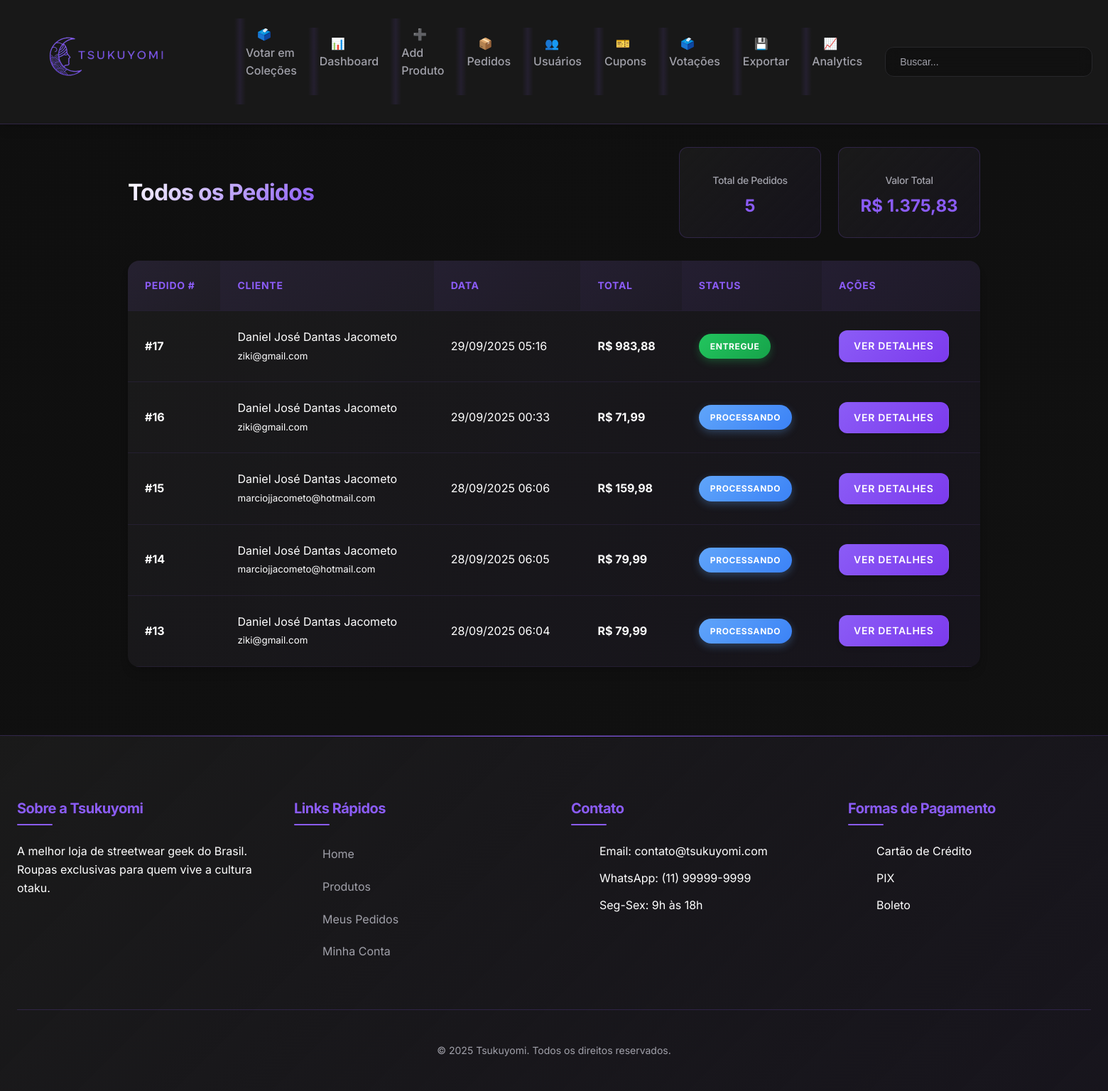
The page /public/index.php?action=all_orders (signed in) on the database its author committed.
### tables this page shows
CREATE TABLE `orders` (
  `id` int(11) NOT NULL,
  `user_id` int(11) NOT NULL,
  `total_amount` decimal(10,2) NOT NULL,
  `status` enum('pending','processing','shipped','delivered','cancelled') DEFAULT 'pending',
  `payment_method` varchar(50) DEFAULT NULL,
  `shipping_address` text DEFAULT NULL,
  `created_at` timestamp NOT NULL DEFAULT current_timestamp(),
  `updated_at` timestamp NOT NULL DEFAULT current_timestamp() ON UPDATE current_timestamp()
);

CREATE TABLE `users` (
  `id` int(11) NOT NULL,
  `name` varchar(100) NOT NULL,
  `email` varchar(100) NOT NULL,
  `password` varchar(255) NOT NULL,
  `phone` varchar(20) DEFAULT NULL,
  `address` varchar(255) DEFAULT NULL,
  `city` varchar(100) DEFAULT NULL,
  `state` varchar(2) DEFAULT NULL,
  `zip_code` varchar(10) DEFAULT NULL,
  `user_type` enum('customer','admin') DEFAULT 'customer',
  `created_at` timestamp NOT NULL DEFAULT current_timestamp()
);

### controllers/OrderController.php (called while the page is built, shortened)
<?php
require_once '../factories/ModelFactory.php';
class OrderController {
    private $orderFactory;
    public function __construct() {
        $factoryManager = FactoryManager::getInstance();
        $this->orderFactory = $factoryManager->getFactory('order');
    }
    public function allOrders() {
        $order = $this->orderFactory->createModel();
        $stmt = $order->getAllOrders();
        $orders = $stmt->fetchAll(PDO::FETCH_ASSOC);
        include '../views/admin/orders/index.php';
    }
}
?>

### factories/ModelFactory.php (called while the page is built, shortened)
<?php
require_once __DIR__ . '/../config/database.php';
require_once __DIR__ . '/../models/Order.php';
abstract class ModelFactory {
    public function __construct() {
        $database = new Database();
        $this->db = $database->getConnection();
    }
}
class OrderFactory extends ModelFactory {
    public function createModel() {
        return new Order($this->db);
    }
}
class FactoryManager {
    private static $instance = null;
    private $factories = [];
    public static function getInstance() {
        if (self::$instance === null) {
            self::$instance = new self();
        }
        return self::$instance;
    }
    public function registerFactory($name, ModelFactory $factory) {
        $this->factories[$name] = $factory;
    }
    public function getFactory($name) {
        return $this->factories[$name];
    }
}
?>

### config/database.php (called while the page is built, shortened)
<?php
class Database {
    private $host = "localhost";
    private $db_name = "tsukuyomi_store";
    private $username = "root";
    private $password = "";
    public function getConnection() {
        $this->conn = null;
        try {
            $this->conn = new PDO("mysql:host=" . $this->host . ";dbname=" . $this->db_name,
                                  $this->username, $this->password);
            $this->conn->exec("set names utf8");
            $this->conn->setAttribute(PDO::ATTR_ERRMODE, PDO::ERRMODE_EXCEPTION);
        } catch(PDOException $exception) {
            echo "Connection error: " . $exception->getMessage();
        }
        return $this->conn;
    }
}
?>

### models/Order.php (called while the page is built, shortened)
<?php
class Order {
    private $conn;
    public function __construct($db) {
        $this->conn = $db;
    }
    public function getAllOrders() {
        $query = "SELECT
                    o.id,
                    o.user_id,
                    o.total_amount,
                    o.status,
                    o.payment_method,
                    o.shipping_address,
                    o.created_at,
                    u.name as user_name,
                    u.email as user_email
                  FROM orders o
                  LEFT JOIN users u ON o.user_id = u.id
                  ORDER BY o.created_at DESC";
        $stmt = $this->conn->prepare($query);
        $stmt->execute();
        return $stmt;
    }
}
?>

### views/admin/orders/index.php (the view, shortened to what this page needs)
<?php include '../views/layout/header.php'; ?>
<div class="admin-container">
    <div class="admin-header">
        <h1>Todos os Pedidos</h1>
        <div class="admin-stats">
            <div class="stat-card">
                <h3>Total de Pedidos</h3>
                <p><?php echo count($orders); ?></p>
            </div>
            <div class="stat-card">
                <h3>Valor Total</h3>
                <p>R$ <?php
                    $total = 0;
                    foreach($orders as $order) {
                        $total += $order['total_amount'];
                    }
                    echo number_format($total, 2, ',', '.');
                ?></p>
            </div>
        </div>
    </div>
    <div class="table-container">
        <table class="data-table">
            <thead>
                <tr>
                    <th>Pedido #</th>
                    <th>Cliente</th>
                    <th>Data</th>
                    <th>Total</th>
                    <th>Status</th>
                    <th>Ações</th>
                </tr>
            </thead>
            <tbody>
                <?php if(!empty($orders)): ?>
                    <?php foreach($orders as $order): ?>
                        <tr>
                            <td><strong>#<?php echo $order['id']; ?></strong></td>
                            <td>
                                <div><?php echo htmlspecialchars($order['user_name'] ?? 'N/A'); ?></div>
                                <small><?php echo htmlspecialchars($order['user_email'] ?? 'N/A'); ?></small>
                            </td>
                            <td><?php echo date('d/m/Y H:i', strtotime($order['created_at'])); ?></td>
                            <td><strong>R$ <?php echo number_format($order['total_amount'], 2, ',', '.'); ?></strong></td>
                            <td>
                                <?php
                                $status_class = '';
                                $status_text = '';
                                switch($order['status']) {
                                    case 'processing': $status_class = 'badge-info'; $status_text = 'Processando'; break;
                                    case 'delivered': $status_class = 'badge-success'; $status_text = 'Entregue'; break;
                                }
                                ?>
                                <span class="badge <?php echo $status_class; ?>">
                                    <?php echo $status_text; ?>
                                </span>
                            </td>
                            <td>
                                <a href="index.php?action=order&id=<?php echo $order['id']; ?>"
                                   class="btn btn-sm btn-primary">
                                    Ver Detalhes
                                </a>
                            </td>
                        </tr>
                    <?php endforeach; ?>
                <?php else: ?>
                    <tr>
                        <td colspan="6" class="text-center">Nenhum pedido encontrado.</td>
                    </tr>
                <?php endif; ?>
            </tbody>
        </table>
    </div>
</div>
<?php include '../views/layout/footer.php'; ?>

### public/css/style.css (style rules this page uses)
html, body { margin: 0 !important; padding: 0 !important; box-sizing: border-box; }
:root { --primary-color: #8b5cf6; --secondary-color: #1e1b4b; --accent-color: #dc2626; --background-color: #0f0f0f; --surface-color: #1a1a1a; --text-primary: #ffffff; --text-secondary: #a1a1aa; --border-color: #27272a; --success-color: #22c55e; --warning-color: #f59e0b; --error-color: #ef4444; --shadow-sm: 0 1px 2px 0 rgba(0, 0, 0, 0.05); --shadow-md: 0 4px 6px -1px rgba(0, 0, 0, 0.1), 0 2px 4px -1px rgba(0, 0, 0, 0.06); --shadow-lg: 0 10px 15px -3px rgba(0, 0, 0, 0.1), 0 4px 6px -2px rgba(0, 0, 0, 0.05); --shadow-xl: 0 20px 25px -5px rgba(0, 0, 0, 0.1), 0 10px 10px -5px rgba(0, 0, 0, 0.04); --border-radius-sm: 0.375rem; --border-radius-md: 0.5rem; --border-radius-lg: 0.75rem; --border-radius-xl: 1rem; --transition-fast: 0.15s ease-out; --transition-normal: 0.3s ease-out; --transition-slow: 0.5s ease-out; }
body { font-family: 'Inter', -apple-system, BlinkMacSystemFont, 'Segoe UI', Roboto, sans-serif; background: linear-gradient(135deg, var(--background-color) 0%, #111111 100%); color: var(--text-primary); line-height: 1.6; min-height: 100vh; font-feature-settings: 'kern' 1, 'liga' 1; -webkit-font-smoothing: antialiased; -moz-osx-font-smoothing: grayscale; }
h1, h2, h3, h4, h5, h6 { font-weight: 700; margin-bottom: 1rem; line-height: 1.2; letter-spacing: -0.025em; }
h1 { font-size: clamp(2rem, 5vw, 3rem); background: linear-gradient(135deg, var(--text-primary) 0%, var(--primary-color) 100%); -webkit-background-clip: text; background-clip: text; -webkit-text-fill-color: transparent; }
h3 { font-size: clamp(1.25rem, 3vw, 1.75rem); color: var(--text-primary); }
a { color: var(--primary-color); text-decoration: none; transition: all var(--transition-normal); position: relative; }
.btn { display: inline-flex; align-items: center; justify-content: center; padding: 0.875rem 1.75rem; border-radius: var(--border-radius-lg); font-weight: 600; text-align: center; transition: all var(--transition-normal); cursor: pointer; border: none; font-size: 0.875rem; text-transform: uppercase; letter-spacing: 0.05em; position: relative; overflow: hidden; text-decoration: none; box-shadow: var(--shadow-md); }
.btn::before { content: ''; position: absolute; top: 0; left: -100%; width: 100%; height: 100%; background: linear-gradient(90deg, transparent, rgba(255, 255, 255, 0.2), transparent); transition: left var(--transition-slow); }
.btn-primary { background: linear-gradient(135deg, var(--primary-color) 0%, #7c3aed 100%); color: white; border: 1px solid transparent; }
.table-container { overflow-x: auto; margin: 2rem 0; border-radius: var(--border-radius-xl); box-shadow: var(--shadow-lg); background: linear-gradient(135deg, var(--surface-color) 0%, rgba(139, 92, 246, 0.05) 100%); }
.data-table { width: 100%; border-collapse: collapse; }
.data-table th, .data-table td { padding: 1.5rem; text-align: left; border-bottom: 1px solid rgba(139, 92, 246, 0.1); }
.data-table th { background: linear-gradient(135deg, rgba(139, 92, 246, 0.1) 0%, rgba(139, 92, 246, 0.05) 100%); font-weight: 700; color: var(--primary-color); text-transform: uppercase; letter-spacing: 0.05em; font-size: 0.875rem; }
.badge { display: inline-block; padding: 0.5rem 1rem; border-radius: 50px; font-size: 0.875rem; font-weight: 600; text-transform: uppercase; letter-spacing: 0.05em; }
.btn-sm { padding: 0.625rem 1.25rem; font-size: 0.875rem; }

### rows shown on the page
orders: id "17", user.name "Daniel José Dantas Jacometo", user.email "ziki@gmail.com", created_at "29/09/2025 05:16", total_amount "983,88", status "ENTREGUE"
orders: id "16", user.name "Daniel José Dantas Jacometo", user.email "ziki@gmail.com", created_at "29/09/2025 00:33", total_amount "71,99", status "PROCESSANDO"
orders: id "15", user.name "Daniel José Dantas Jacometo", user.email "marciojjacometo@hotmail.com", created_at "28/09/2025 06:06", total_amount "159,98", status "PROCESSANDO"
orders: id "14", user.name "Daniel José Dantas Jacometo", user.email "marciojjacometo@hotmail.com", created_at "28/09/2025 06:05", total_amount "79,99", status "PROCESSANDO"
orders: id "13", user.name "Daniel José Dantas Jacometo", user.email "ziki@gmail.com", created_at "28/09/2025 06:04", total_amount "79,99", status "PROCESSANDO"

### other values the page prints
count($orders) "5"
$total "1.375,83"
